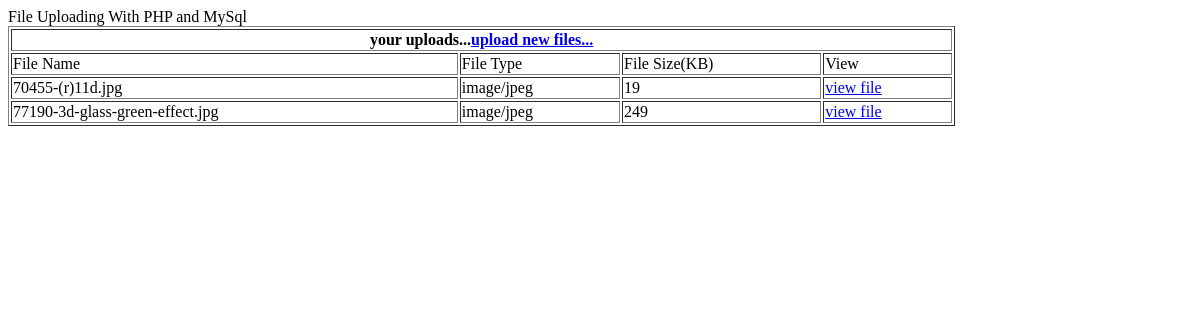
The app's page /file_uploading/view.php with its own data.
### tables this page shows
CREATE TABLE IF NOT EXISTS `tbl_uploads` (
  `id` int(10) NOT NULL AUTO_INCREMENT,
  `file` varchar(100) NOT NULL,
  `type` varchar(30) NOT NULL,
  `size` int(11) NOT NULL,
  PRIMARY KEY (`id`)
);

### file_uploading/view.php (the view, shortened to what this page needs)
<!DOCTYPE html>
<html xmlns="http://www.w3.org/1999/xhtml">
<head>
<link rel="stylesheet" href="style.css" type="text/css" />
</head>
<body>
<div id="header">
<label>File Uploading With PHP and MySql</label>
</div>
<div id="body">
	<table width="80%" border="1">
    <tr>
    <th colspan="4">your uploads...<label><a href="index.php">upload new files...</a></label></th>
    </tr>
    <tr>
    <td>File Name</td>
    <td>File Type</td>
    <td>File Size(KB)</td>
    <td>View</td>
    </tr>
    <?php
	$sql="SELECT * FROM tbl_uploads";
	$result_set=mysql_query($sql);
	while($row=mysql_fetch_array($result_set))
	{
		?>
        <tr>
        <td><?php echo $row['file'] ?></td>
        <td><?php echo $row['type'] ?></td>
        <td><?php echo $row['size'] ?></td>
        <td><a href="uploads/<?php echo $row['file'] ?>" target="_blank">view file</a></td>
        </tr>
        <?php
	}
	?>
    </table>
</div>
</body>
</html>

### records on screen
tbl_uploads: file "70455-(r)11d.jpg", type "image/jpeg", size "19"
tbl_uploads: file "77190-3d-glass-green-effect.jpg", type "image/jpeg", size "249"
